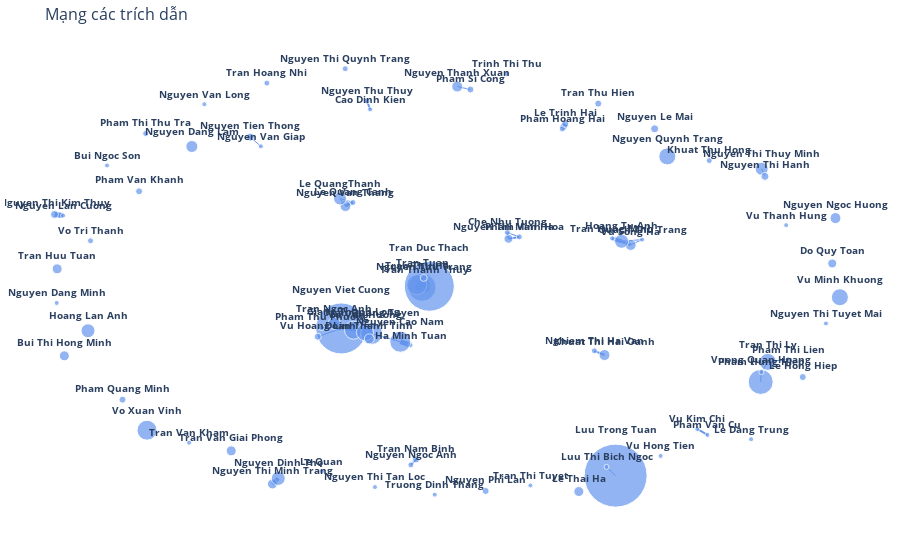

Notebook code cell kept with this figure:
### Markdown cell above
### Visualize graph

### Code cell
# Customize layout
layout = go.Layout(
    title='Mạng các trích dẫn',
    titlefont_size=16,
    showlegend=False,
    hovermode='closest',
    margin=dict(b=20,l=5,r=5,t=40),
    paper_bgcolor='rgba(0,0,0,0)', # transparent background
    plot_bgcolor='rgba(0,0,0,0)', # transparent 2nd background
    xaxis =  {'showgrid': False, 'zeroline': False}, # no gridlines
    yaxis = {'showgrid': False, 'zeroline': False}, # no gridlines
)

# Create figure
fig = go.Figure(layout = layout)

# Add all edge traces
for trace in edge_trace:
    fig.add_trace(trace)
    
# Add node trace
fig.add_trace(node_trace)

# Remove legend
fig.update_layout(showlegend = False)

# Remove tick labels
fig.update_xaxes(showticklabels = False)
fig.update_yaxes(showticklabels = False)

# Show figure
fig.show()

### Figure 1 — Plotly figure (JSON) as saved in the notebook; plotly's stock layout.template omitted (floating-point values rounded to 4 significant figures)
{"data": [{"hoverinfo": "text", "line": {"color": "cornflowerblue", "width": 2}, "mode": "lines", "text": ["Nguyen Ngoc Anh--Tran Nam Binh: 2"], "type": "scatter", "x": [-0.09431, -0.08146, null], "y": [-0.7974, -0.7726, null]}, {"hoverinfo": "text", "line": {"color": "cornflowerblue", "width": 1}, "mode": "lines", "text": ["Vuong Quan Hoang--Pham Hung Hiep: 1"], "type": "scatter", "x": [0.7597, 0.7613, null], "y": [-0.4207, -0.3761, null]}, {"hoverinfo": "text", "line": {"color": "cornflowerblue", "width": 5}, "mode": "lines", "text": ["Nguyen Viet Cuong--Tran Ngoc Anh: 5"], "type": "scatter", "x": [-0.2641, -0.2811, null], "y": [-0.1782, -0.1546, null]}, {"hoverinfo": "text", "line": {"color": "cornflowerblue", "width": 1}, "mode": "lines", "text": ["Nguyen Viet Cuong--Tran Quang Tuyen: 1"], "type": "scatter", "x": [-0.2641, -0.1903, null], "y": [-0.1782, -0.2012, null]}, {"hoverinfo": "text", "line": {"color": "cornflowerblue", "width": 1}, "mode": "lines", "text": ["Nguyen Viet Cuong--Vu Van Huong: 1"], "type": "scatter", "x": [-0.2641, -0.2063, null], "y": [-0.1782, -0.1957, null]}, {"hoverinfo": "text", "line": {"color": "cornflowerblue", "width": 2}, "mode": "lines", "text": ["Nguyen Viet Cuong--Pham Thu Phuong: 2"], "type": "scatter", "x": [-0.2641, -0.3123, null], "y": [-0.1782, -0.1744, null]}, {"hoverinfo": "text", "line": {"color": "cornflowerblue", "width": 1}, "mode": "lines", "text": ["Nguyen Viet Cuong--Vu Hoang Linh: 1"], "type": "scatter", "x": [-0.2641, -0.3215, null], "y": [-0.1782, -0.2159, null]}, {"hoverinfo": "text", "line": {"color": "cornflowerblue", "width": 2}, "mode": "lines", "text": ["Nguyen Viet Cuong--Giang Thanh Long: 2"], "type": "scatter", "x": [-0.2641, -0.2342, null], "y": [-0.1782, -0.1863, null]}, {"hoverinfo": "text", "line": {"color": "cornflowerblue", "width": 1}, "mode": "lines", "text": ["Giang Thanh Long--Tran Quang Tuyen: 1"], "type": "scatter", "x": [-0.2342, -0.1903, null], "y": [-0.1863, -0.2012, null]}, {"hoverinfo": "text", "line": {"color": "cornflowerblue", "width": 1}, "mode": "lines", "text": ["Giang Thanh Long--Vu Van Huong: 1"], "type": "scatter", "x": [-0.2342, -0.2063, null], "y": [-0.1863, -0.1957, null]}, {"hoverinfo": "text", "line": {"color": "cornflowerblue", "width": 1}, "mode": "lines", "text": ["Pham Hung Hiep--Tran Thi Ly: 1"], "type": "scatter", "x": [0.7613, 0.7771, null], "y": [-0.3761, -0.3299, null]}, {"hoverinfo": "text", "line": {"color": "cornflowerblue", "width": 3}, "mode": "lines", "text": ["Nguyen Van Thang--Le Quang Canh: 3"], "type": "scatter", "x": [-0.2539, -0.2356, null], "y": [0.3773, 0.3933, null]}, {"hoverinfo": "text", "line": {"color": "cornflowerblue", "width": 1}, "mode": "lines", "text": ["Nguyen Van Thang--Le QuangThanh: 1"], "type": "scatter", "x": [-0.2539, -0.2672, null], "y": [0.3773, 0.4114, null]}, {"hoverinfo": "text", "line": {"color": "cornflowerblue", "width": 1}, "mode": "lines", "text": ["Luu Trong Tuan--Luu Thi Bich Ngoc: 1"], "type": "scatter", "x": [0.4056, 0.3834, null], "y": [-0.8459, -0.8065, null]}, {"hoverinfo": "text", "line": {"color": "cornflowerblue", "width": 2}, "mode": "lines", "text": ["Pham Van Ha--Nguyen Thi Minh Hoa: 2"], "type": "scatter", "x": [0.1705, 0.144, null], "y": [0.2372, 0.229, null]}, {"hoverinfo": "text", "line": {"color": "cornflowerblue", "width": 1}, "mode": "lines", "text": ["Pham Van Ha--Che Nhu Tuong: 1"], "type": "scatter", "x": [0.1705, 0.1413, null], "y": [0.2372, 0.2571, null]}, {"hoverinfo": "text", "line": {"color": "cornflowerblue", "width": 2}, "mode": "lines", "text": ["Nguyen Thi Minh Hoa--Che Nhu Tuong: 2"], "type": "scatter", "x": [0.144, 0.1413, null], "y": [0.229, 0.2571, null]}, {"hoverinfo": "text", "line": {"color": "cornflowerblue", "width": 2}, "mode": "lines", "text": ["Nguyen Thu Thuy--Cao Dinh Kien: 2"], "type": "scatter", "x": [-0.2013, -0.1937, null], "y": [0.8537, 0.8157, null]}, {"hoverinfo": "text", "line": {"color": "cornflowerblue", "width": 6}, "mode": "lines", "text": ["Pham Hoang Hai--Le Trinh Hai: 6"], "type": "scatter", "x": [0.2753, 0.2827, null], "y": [0.7271, 0.7495, null]}, {"hoverinfo": "text", "line": {"color": "cornflowerblue", "width": 10}, "mode": "lines", "text": ["Tran Quang Tuyen--Vu Van Huong: 10"], "type": "scatter", "x": [-0.1903, -0.2063, null], "y": [-0.2012, -0.1957, null]}, {"hoverinfo": "text", "line": {"color": "cornflowerblue", "width": 3}, "mode": "lines", "text": ["Tran Quang Tuyen--Doan Thanh Tinh: 3"], "type": "scatter", "x": [-0.1903, -0.1957, null], "y": [-0.2012, -0.2254, null]}, {"hoverinfo": "text", "line": {"color": "cornflowerblue", "width": 1}, "mode": "lines", "text": ["Tran Quang Tuyen--Nguyen Cao Nam: 1"], "type": "scatter", "x": [-0.1903, -0.12, null], "y": [-0.2012, -0.2385, null]}, {"hoverinfo": "text", "line": {"color": "cornflowerblue", "width": 3}, "mode": "lines", "text": ["Vu Van Huong--Doan Thanh Tinh: 3"], "type": "scatter", "x": [-0.2063, -0.1957, null], "y": [-0.1957, -0.2254, null]}, {"hoverinfo": "text", "line": {"color": "cornflowerblue", "width": 4}, "mode": "lines", "text": ["Nguyen Thi Minh Trang--Nguyen Dinh Tho: 4"], "type": "scatter", "x": [-0.4321, -0.4179, null], "y": [-0.8836, -0.8586, null]}, {"hoverinfo": "text", "line": {"color": "cornflowerblue", "width": 5}, "mode": "lines", "text": ["Tran Thanh Thuy--Tran Duc Thach: 5"], "type": "scatter", "x": [-0.06154, -0.04918, null], "y": [0.0263, 0.01333, null]}, {"hoverinfo": "text", "line": {"color": "cornflowerblue", "width": 5}, "mode": "lines", "text": ["Tran Thanh Thuy--Tran Thu Ha: 5"], "type": "scatter", "x": [-0.06154, -0.07975, null], "y": [0.0263, 0.02032, null]}, {"hoverinfo": "text", "line": {"color": "cornflowerblue", "width": 5}, "mode": "lines", "text": ["Tran Thanh Thuy--Tran Tuan: 5"], "type": "scatter", "x": [-0.06154, -0.06692, null], "y": [0.0263, 0.008714, null]}, {"hoverinfo": "text", "line": {"color": "cornflowerblue", "width": 1}, "mode": "lines", "text": ["Tran Thanh Thuy--Nguyen Thu Trang: 1"], "type": "scatter", "x": [-0.06154, -0.06278, null], "y": [0.0263, 0.05112, null]}, {"hoverinfo": "text", "line": {"color": "cornflowerblue", "width": 1}, "mode": "lines", "text": ["Nguyen Tien Thong--Nguyen Van Giap: 1"], "type": "scatter", "x": [-0.4859, -0.4604, null], "y": [0.6899, 0.648, null]}, {"hoverinfo": "text", "line": {"color": "cornflowerblue", "width": 5}, "mode": "lines", "text": ["Ha Minh Tuan--Nguyen Cao Nam: 5"], "type": "scatter", "x": [-0.09498, -0.12, null], "y": [-0.254, -0.2385, null]}, {"hoverinfo": "text", "line": {"color": "cornflowerblue", "width": 2}, "mode": "lines", "text": ["Nghiem Thi Ha Van--Khuat Thi Hai Oanh: 2"], "type": "scatter", "x": [0.3537, 0.3785, null], "y": [-0.2798, -0.2988, null]}, {"hoverinfo": "text", "line": {"color": "cornflowerblue", "width": 5}, "mode": "lines", "text": ["Nguyen Lan Cuong--Nguyen Thi Kim Thuy: 5"], "type": "scatter", "x": [-0.9432, -0.9641, null], "y": [0.3338, 0.3391, null]}, {"hoverinfo": "text", "line": {"color": "cornflowerblue", "width": 1}, "mode": "lines", "text": ["Nguyen Thi Thuy Minh--Nguyen Thi Hanh: 1"], "type": "scatter", "x": [0.7621, 0.7701, null], "y": [0.5459, 0.5117, null]}, {"hoverinfo": "text", "line": {"color": "cornflowerblue", "width": 1}, "mode": "lines", "text": ["Pham Si Cong--Nguyen Thanh Xuan: 1"], "type": "scatter", "x": [0.05108, 0.01905, null], "y": [0.9057, 0.9195, null]}, {"hoverinfo": "text", "line": {"color": "cornflowerblue", "width": 3}, "mode": "lines", "text": ["Vu Song Ha--Hoang Tu Anh: 3"], "type": "scatter", "x": [0.4424, 0.4201, null], "y": [0.2007, 0.2171, null]}, {"hoverinfo": "text", "line": {"color": "cornflowerblue", "width": 1}, "mode": "lines", "text": ["Vu Song Ha--Quach Thu Trang: 1"], "type": "scatter", "x": [0.4424, 0.4702, null], "y": [0.2007, 0.2248, null]}, {"hoverinfo": "text", "line": {"color": "cornflowerblue", "width": 1}, "mode": "lines", "text": ["Hoang Tu Anh--Quach Thu Trang: 1"], "type": "scatter", "x": [0.4201, 0.4702, null], "y": [0.2171, 0.2248, null]}, {"hoverinfo": "text", "line": {"color": "cornflowerblue", "width": 4}, "mode": "lines", "text": ["Hoang Tu Anh--Tran Hung Minh: 4"], "type": "scatter", "x": [0.4201, 0.3971, null], "y": [0.2171, 0.2304, null]}, {"hoverinfo": "text", "line": {"color": "cornflowerblue", "width": 2}, "mode": "lines", "text": ["Pham Van Cu--Vu Kim Chi: 2"], "type": "scatter", "x": [0.6298, 0.605, null], "y": [-0.6613, -0.6344, null]}, {"hoverinfo": "text", "line": {"color": "cornflowerblue", "width": 1}, "mode": "lines", "text": ["Tran Thi Ly--Pham Thi Lien: 1"], "type": "scatter", "x": [0.7771, 0.8269, null], "y": [-0.3299, -0.318, null]}, {"hoverinfo": "text", "line": {"color": "cornflowerblue", "width": 1}, "mode": "lines", "text": ["Le QuangThanh--Le Quang Canh: 1"], "type": "scatter", "x": [-0.2672, -0.2356, null], "y": [0.4114, 0.3933, null]}, {"hoverinfo": "text", "line": {"color": "cornflowerblue", "width": 8}, "mode": "lines", "text": ["Tran Tuan--Tran Duc Thach: 8"], "type": "scatter", "x": [-0.06692, -0.04918, null], "y": [0.008714, 0.01333, null]}, {"hoverinfo": "text", "line": {"color": "cornflowerblue", "width": 9}, "mode": "lines", "text": ["Tran Tuan--Tran Thu Ha: 9"], "type": "scatter", "x": [-0.06692, -0.07975, null], "y": [0.008714, 0.02032, null]}, {"hoverinfo": "text", "line": {"color": "cornflowerblue", "width": 1}, "mode": "lines", "text": ["Tran Tuan--Nguyen Thu Trang: 1"], "type": "scatter", "x": [-0.06692, -0.06278, null], "y": [0.008714, 0.05112, null]}, {"hoverinfo": "text", "line": {"color": "cornflowerblue", "width": 1}, "mode": "lines", "text": ["Tran Thu Ha--Nguyen Thu Trang: 1"], "type": "scatter", "x": [-0.07975, -0.06278, null], "y": [0.02032, 0.05112, null]}, {"hoverinfo": "text", "line": {"color": "cornflowerblue", "width": 2}, "mode": "lines", "text": ["Tran Thu Ha--Tran Duc Thach: 2"], "type": "scatter", "x": [-0.07975, -0.04918, null], "y": [0.02032, 0.01333, null]}, {"hoverinfo": "text", "line": {"color": "cornflowerblue", "width": 1}, "mode": "lines", "text": ["Tran Duc Thach--Nguyen Thu Trang: 1"], "type": "scatter", "x": [-0.04918, -0.06278, null], "y": [0.01333, 0.05112, null]}, {"hoverinfo": "text", "marker": {"color": ["cornflowerblue", "cornflowerblue", "cornflowerblue", "cornflowerblue", "cornflowerblue", "cornflowerblue", "cornflowerblue", "cornflowerblue", "cornflowerblue", "cornflowerblue", "cornflowerblue", "cornflowerblue", "cornflowerblue", "cornflowerblue", "cornflowerblue", "cornflowerblue", "cornflowerblue", "cornflowerblue", "cornflowerblue", "cornflowerblue", "cornflowerblue", "cornflowerblue", "cornflowerblue", "cornflowerblue", "cornflowerblue", "cornflowerblue", "cornflowerblue", "cornflowerblue", "cornflowerblue", "cornflowerblue", "cornflowerblue", "cornflowerblue", "cornflowerblue", "cornflowerblue", "cornflowerblue", "cornflowerblue", "cornflowerblue", "cornflowerblue", "cornflowerblue", "cornflowerblue", "cornflowerblue", "cornflowerblue", "cornflowerblue", "cornflowerblue", "cornflowerblue", "cornflowerblue", "cornflowerblue", "cornflowerblue", "cornflowerblue", "cornflowerblue", "cornflowerblue", "cornflowerblue", "cornflowerblue", "cornflowerblue", "cornflowerblue", "cornflowerblue", "cornflowerblue", "cornflowerblue", "cornflowerblue", "cornflowerblue", "cornflowerblue", "cornflowerblue", "cornflowerblue", "cornflowerblue", "cornflowerblue", "cornflowerblue", "cornflowerblue", "cornflowerblue", "cornflowerblue", "cornflowerblue", "cornflowerblue", "cornflowerblue", "cornflowerblue", "cornflowerblue", "cornflowerblue", "cornflowerblue", "cornflowerblue", "cornflowerblue", "cornflowerblue", "cornflowerblue", "cornflowerblue", "cornflowerblue", "cornflowerblue", "cornflowerblue", "cornflowerblue", "cornflowerblue"], "size": [6, 25, 51, 18, 5, 5, 7, 5, 11, 6, 63, 6, 20, 6, 7, 7, 7, 6, 12, 5, 9, 5, 6, 9, 6, 6, 6, 7, 17, 22, 6, 17, 5, 10, 5, 14, 10, 11, 5, 10, 5, 10, 7, 8, 5, 5, 5, 5, 6, 6, 5, 8, 5, 11, 13, 10, 7, 7, 8, 17, 11, 14, 5, 5, 8, 7, 14, 11, 5, 5, 17, 5, 5, 11, 12, 21, 5, 10, 13, 5, 5, 6, 28, 20, 50, 7]}, "mode": "markers+text", "text": ["<b>Nguyen Ngoc Anh</b>", "<b>Vuong Quan Hoang</b>", "<b>Nguyen Viet Cuong</b>", "<b>Giang Thanh Long</b>", "<b>Nguyen Thi Tuyet Mai</b>", "<b>Pham Hung Hiep</b>", "<b>Pham Quang Minh</b>", "<b>Tran Thi Tuyet</b>", "<b>Nguyen Van Thang</b>", "<b>Vo Tri Thanh</b>", "<b>Luu Trong Tuan</b>", "<b>Khuat Thu Hong</b>", "<b>Vo Xuan Vinh</b>", "<b>Pham Thi Thu Tra</b>", "<b>Tran Thu Hien</b>", "<b>Nguyen Phi Lan</b>", "<b>Vu Hoang Linh</b>", "<b>Tran Hoang Nhi</b>", "<b>Tran Ngoc Anh</b>", "<b>Le Dang Trung</b>", "<b>Do Quy Toan</b>", "<b>Vu Thanh Hung</b>", "<b>Pham Van Ha</b>", "<b>Nguyen Thi Minh Hoa</b>", "<b>Che Nhu Tuong</b>", "<b>Nguyen Thu Thuy</b>", "<b>Pham Hoang Hai</b>", "<b>Tran Nam Binh</b>", "<b>Vu Minh Khuong</b>", "<b>Tran Quang Tuyen</b>", "<b>Pham Thu Phuong</b>", "<b>Vu Van Huong</b>", "<b>Tran Van Kham</b>", "<b>Nguyen Thi Minh Trang</b>", "<b>Nguyen Dang Minh</b>", "<b>Nguyen Dinh Tho</b>", "<b>Doan Thanh Tinh</b>", "<b>Tran Thanh Thuy</b>", "<b>Le Quan</b>", "<b>Tran Huu Tuan</b>", "<b>Cao Dinh Kien</b>", "<b>Le Thai Ha</b>", "<b>Le Hong Hiep</b>", "<b>Nguyen Tien Thong</b>", "<b>Luu Thi Bich Ngoc</b>", "<b>Bui Ngoc Son</b>", "<b>Ha Minh Tuan</b>", "<b>Truong Dinh Thang</b>", "<b>Nguyen Thi Quynh Trang</b>", "<b>Nghiem Thi Ha Van</b>", "<b>Nguyen Lan Cuong</b>", "<b>Nguyen Thi Kim Thuy</b>", "<b>Nguyen Thi Tan Loc</b>", "<b>Khuat Thi Hai Oanh</b>", "<b>Nguyen Thi Thuy Minh</b>", "<b>Bui Thi Hong Minh</b>", "<b>Le Trinh Hai</b>", "<b>Pham Si Cong</b>", "<b>Nguyen Le Mai</b>", "<b>Nguyen Quynh Trang</b>", "<b>Vu Song Ha</b>", "<b>Hoang Tu Anh</b>", "<b>Quach Thu Trang</b>", "<b>Tran Hung Minh</b>", "<b>Nguyen Thi Hanh</b>", "<b>Pham Van Khanh</b>", "<b>Hoang Lan Anh</b>", "<b>Nguyen Ngoc Huong</b>", "<b>Pham Van Cu</b>", "<b>Vu Kim Chi</b>", "<b>Tran Thi Ly</b>", "<b>Vu Hong Tien</b>", "<b>Pham Thi Lien</b>", "<b>Nguyen Thanh Xuan</b>", "<b>Nguyen Dang Lam</b>", "<b>Nguyen Cao Nam</b>", "<b>Nguyen Van Giap</b>", "<b>Tran Van Giai Phong</b>", "<b>Le QuangThanh</b>", "<b>Nguyen Van Long</b>", "<b>Trinh Thi Thu</b>", "<b>Le Quang Canh</b>", "<b>Tran Tuan</b>", "<b>Tran Thu Ha</b>", "<b>Tran Duc Thach</b>", "<b>Nguyen Thu Trang</b>"], "textfont": {"size": 10}, "textposition": "top center", "type": "scatter", "x": [-0.09431, 0.7597, -0.2641, -0.2342, 0.919, 0.7613, -0.7981, 0.1976, -0.2539, -0.8761, 0.4056, 0.634, -0.7382, -0.7415, 0.3632, 0.08835, -0.3215, -0.4457, -0.2811, 0.7363, 0.9343, 0.8219, 0.1705, 0.144, 0.1413, -0.2013, 0.2753, -0.08146, 0.953, -0.1903, -0.3123, -0.2063, -0.6355, -0.4321, -0.9588, -0.4179, -0.1957, -0.06154, -0.3113, -0.9576, -0.1937, 0.3158, 0.8624, -0.4859, 0.3834, -0.8358, -0.09498, -0.03597, -0.2545, 0.3537, -0.9432, -0.9641, -0.1819, 0.3785, 0.7621, -0.94, 0.2827, 0.05108, 0.5008, 0.5317, 0.4424, 0.4201, 0.4702, 0.3971, 0.7701, -0.7577, -0.8823, 0.9422, 0.6298, 0.605, 0.7771, 0.5154, 0.8269, 0.01905, -0.6288, -0.12, -0.4604, -0.5327, -0.2672, -0.5983, 0.1398, -0.2356, -0.06692, -0.07975, -0.04918, -0.06278], "y": [-0.7974, -0.4207, -0.1782, -0.1863, -0.1556, -0.3761, -0.5013, -0.8905, 0.3773, 0.2194, -0.8459, 0.5833, -0.64, 0.7059, 0.8418, -0.9155, -0.2159, 0.9349, -0.1546, -0.6808, 0.1166, 0.2904, 0.2372, 0.229, 0.2571, 0.8537, 0.7271, -0.7726, -0.03661, -0.2012, -0.1744, -0.1957, -0.6966, -0.8836, -0.06251, -0.8586, -0.2254, 0.0263, -0.8272, 0.09218, 0.8157, -0.9181, -0.3987, 0.6899, -0.8065, 0.5612, -0.254, -0.9322, 1, -0.2798, 0.3338, 0.3391, -0.8979, -0.2988, 0.5459, -0.3024, 0.7495, 0.9057, 0.7275, 0.6024, 0.2007, 0.2171, 0.2248, 0.2304, 0.5117, 0.4438, -0.1887, 0.3224, -0.6613, -0.6344, -0.3299, -0.7565, -0.318, 0.9195, 0.6474, -0.2385, 0.648, -0.7336, 0.4114, 0.839, 0.9764, 0.3933, 0.008714, 0.02032, 0.01333, 0.05112]}], "layout": {"hovermode": "closest", "margin": {"b": 20, "l": 5, "r": 5, "t": 40}, "paper_bgcolor": "rgba(0,0,0,0)", "plot_bgcolor": "rgba(0,0,0,0)", "showlegend": false, "title": {"font": {"size": 16}, "text": "Mạng các trích dẫn"}, "xaxis": {"showgrid": false, "showticklabels": false, "zeroline": false}, "yaxis": {"showgrid": false, "showticklabels": false, "zeroline": false}}}
